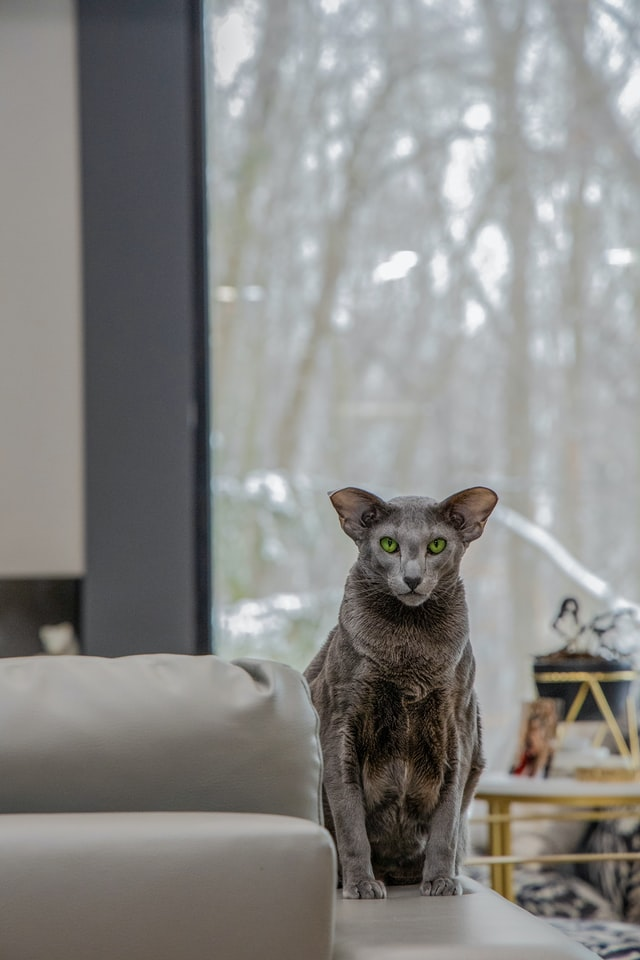
#> input picture OpenCV/pet.jpg, 640 x 960 px
$ python edge_detection.py
#> lines starting #> are read from the running program, lines starting #| are printed output that depends on the picture
import cv2

img = cv2.imread('pet.jpg')
#> img is the input picture: shape (960, 640, 3); mean B, G, R 133.4, 135.5, 136

original = 'Original Image'
cv2.namedWindow(original)
cv2.moveWindow(original, 150, 30)
cv2.imshow(original, img)

cv2.waitKey(10**3)

modified = cv2.Canny(img, 50, 150)
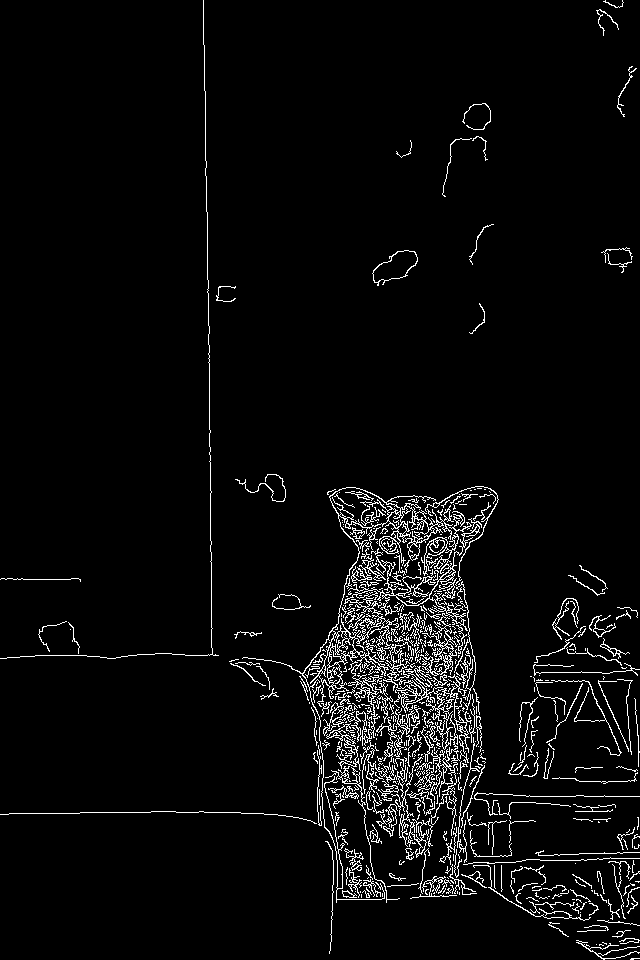
#> modified: shape (960, 640); 4.2% white in thin lines or dots
canny = 'Canny Image'
cv2.namedWindow(canny)
cv2.moveWindow(canny, 800, 30)
cv2.imshow(canny, modified)

cv2.waitKey(0)
